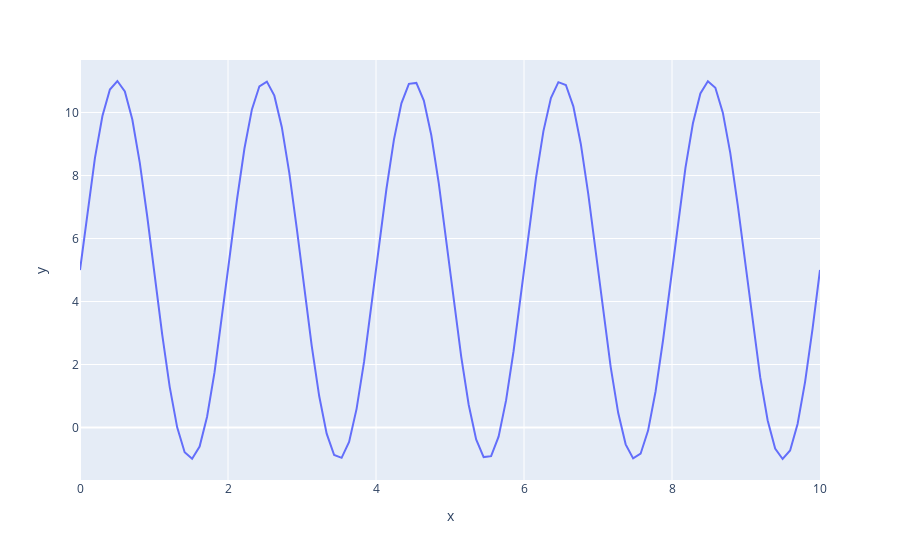

The code cell stored with this chart in its notebook:
### Code cell
t = np.linspace(0, 10, 100)
fig = px.line(x=t, y=f(t))
fig.show()
